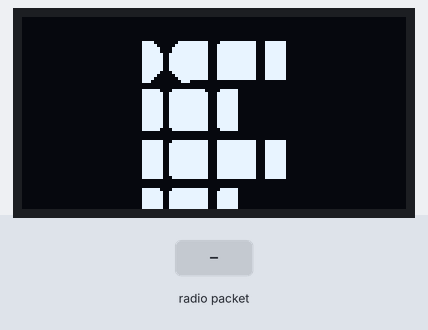
This sketch was run on a simulated ESP32. On the bench: 128×64 one-colour display. The inputs (shaded band) are chosen by the test bench. What the sketch prints to the serial monitor is not drawn.

Above: at 0.4 s.
At 3.5 s:
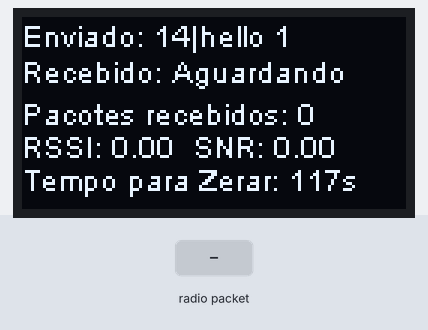
3.6 s: radio packet "1" arrives
At 5.3 s:
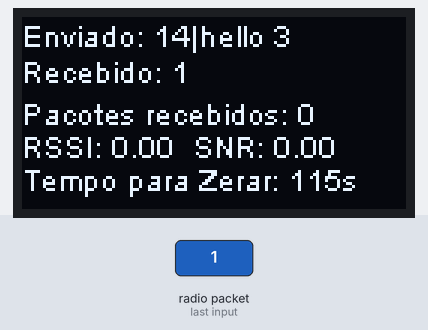
Timing chart, 0 to 6.8 s (numbered marks = the images above; inputs shaded):
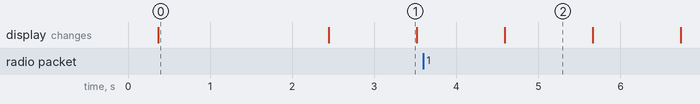

The sketch:

SenderLoRaOLED.ino
```cpp
//VERIFICAR SE AMBOS DISPOSITIVOS ESTÃO COM AS ANTENAS CONECTADAS ANTES DE TENTAR CONECTÁ-LOS

//INCLUDES
#include "heltec.h"
#include "images.h"

#define BAND 433E6 //Define a frequência de operação de seu dispositivo
#define MESSAGE "hello" //Conteúdo da mensagem enviada ao receptor
#define TEMPO 1000 //Intervalo de tempo entre cada envio de pacote
#define ZERARTEMPO 120000 //Intervalo de tempo para calcular as médias e zerar as contagens.
#define FESPALHAMENTO 11 //Valor que será mudado no receptor, caso envie a mensagem no MODO 1.
#define MODO 0 //0 = mensagem comum | 1 = mudança de fator de espalhamento
//Não esquecer de mudar o fator de espalhamento do Sender para ser a mesma do Receptor após mudar o fator do Receptor, caso contrário a conexão não irá ocorrer.


unsigned int counter = 0; //Contador de mensagens enviadas
unsigned int Rcounter = 0; //Contador de mensagens recebidas
unsigned long tempoAnterior; //variável para armazenar último período onde foi mandada a mensagem
unsigned long tempoZerar; //varíavel para armazenar último período onde foi calculado a média dos resultados
int enviou = 0;
String mensagemRecebida = "Aguardando";
String sentPacket = ""; //Variável onde é armazenado o último pacote enviado
int txPower = 14; //Ganho de potência na transmissão. Esse valor será utilizado pelo receptor também ao enviar a mensagem de volta
int spreadingFactor = 11; //Fator de espalhamento. Note que para haver comunicação, ambos dispositivos Sender e Receiver precisam estar operando com o mesmo fator.
double rssiSoma=0; //Variável para armazenar o valor RSSI do pacote recebido
double rssiAtual = 0; //Variável para armazenar o valor anterior do RSSI, de forma a captar apenas quando recebido
double snrSoma=0; //Variável para armazenar o valor SNR do pacote recebido
double snrAtual = 0;

void logoIFSC() //Ao iniciar o dispositivo, exibe o logo do Intituto Federal
{
  Heltec.display->clear();
  Heltec.display->drawXbm(0,5,128,68,IFSC);
  Heltec.display->display();
  delay(2000);
  Heltec.display->clear();
}

void imprimirOLED(String msg, String receivedPacket, double rssiF, double snrF, int envOuRec)
{
  Heltec.display->clear();
  if(enviou == envOuRec) {rssiF = 0; snrF = 0;}
  Heltec.display->drawString(0,0,"Enviado: "+ msg);
  Heltec.display->drawString(0,12,"Recebido: "+ receivedPacket); //0 é a posição no eixo X e 12 a posição no eixo Y.
  Heltec.display->drawString(0,26,"Pacotes recebidos: "+ (String)Rcounter);
  Heltec.display->drawString(0,37,"RSSI: " + (String)(rssiF) + "  SNR: " + (String)snrF);
  Heltec.display->drawString(0,48,"Tempo para Zerar: " + (String)((ZERARTEMPO - (millis()-tempoZerar))/1000) + "s");
  enviou = envOuRec; //Utiliza a variável enviou como um auxiliar para armazenar qual foi a ultima chamada da função
}

void enviarPacote(String mensagem)
{
  counter++; //Incrementa o contador de mensagens enviadas (após 2 minutos o contador é zerado).
  LoRa.beginPacket(); //Começa a sequencia para enviar algum pacote
  if(MODO)
  {
    sentPacket = FESPALHAMENTO; //O pacote enviado será apenas o fator de espalhamento que o Receptor irá usar como parâmetro.
  }else
  {
    sentPacket = (String)txPower + "|" + mensagem + " " + (String)counter; //O pacote enviado será a mensagem completa, por exemplo:   17|mensagem 25 .
  }
  LoRa.print(sentPacket); //Envia o pacote armazenado em sentPacket.
  LoRa.endPacket(); //Finaliza a sequencia de enviar pacote, continuando a esperar por outro pacote.
  //Lembrando que o dispositivo não consegue receber pacotes enquanto estiver enviando
  imprimirOLED(sentPacket, mensagemRecebida, rssiAtual,snrAtual,1); //Exibe na tela o pacote enviado
  //Serial.print("Pacote enviado: " + sentPacket);
}

void onReceive(int tamanho)
{
  String receivedPacket = ""; //Irá armazenar o pacote recebido do Receptor, toda vez que receber um pacote a variável irá iniciar vazia novamente.
  if(tamanho == 0) {return;} //Verifica se realmente recebeu um pacote.
  while(LoRa.available()) //Continuará fazendo até chegar ao final do pacote.
  {
    receivedPacket += (char)LoRa.read(); //Preenche a String receivedPacket com as letras da mensagem recebida.
  }
  mensagemRecebida = receivedPacket;
  if (receivedPacket != sentPacket) { //Verifica se a mensagem enviada por último é igual a recebida pelo receptor.
    Serial.println("\n### Mensagem diferente ###");
    return;
  }else Rcounter++; //Incrementa o contador de mensagens recebidas (após 2 minutos o contador é zerado).

  //Serial.println(" | Mensagem Recebida do receptor: " + receivedPacket);

  //Incremento dos resultados do pacote recebido (após 2 minutos são zerados)
  rssiAtual = LoRa.packetRssi();
  snrAtual = LoRa.packetSnr();
  rssiSoma = rssiSoma + rssiAtual;
  snrSoma = snrSoma + snrAtual;
  imprimirOLED(sentPacket, mensagemRecebida, rssiAtual, snrAtual,0); //Exibe na tela o pacote enviado e recebido com variaveis
}

void setup() {
  Heltec.begin(true, true, true, true, BAND); //Heltec.begin(Display, LoRa, Serial, Registrador PABOOST, Frequência);
  LoRa.setTxPower(txPower,RF_PACONFIG_PASELECT_PABOOST); //Define o ganho de potência em dBm definido no início do código.
  LoRa.setSpreadingFactor(spreadingFactor); //Define o fator de espalhamento com o valor definido no início do código (7 ~ 12)
  LoRa.setCodingRate4(5); //Define a taxa de código da comunicação, valores vão de 5 até 8
  Serial.begin(9600);
  Heltec.display->init(); //Inicia o display da placa.
  Heltec.display->flipScreenVertically();
  Heltec.display->setFont(ArialMT_Plain_10);
  logoIFSC(); //Exibe o logo do Institulo Federal, caso deseje pode ser alterado no arquivo images.h
  LoRa.receive(); //Coloca o dispositivo em recepção contínua, sempre aguardando um pacote, exceto enquanto estiver enviando.
  Serial.println();
}

void loop() {
  if((millis()-tempoAnterior) >= TEMPO) //Envia um pacote a cada valor configurado em TEMPO.
  {
    enviarPacote(MESSAGE);
    tempoAnterior = millis();
  }
  onReceive(LoRa.parsePacket()); //Caso o dispositivo receba um pacote, será executada esta função. LoRa.parsePacket() retorna o tamanho do pacote recebido.
  Heltec.display->display();
  if((millis()-tempoZerar) >= ZERARTEMPO) //A cada 2 minutos será feita a média dos resultados obtidos durante esse tempo.
  {
    if(Rcounter > counter) Rcounter = counter;
    double per = ((double)Rcounter/counter)*(double)100;
    Serial.println("Pacotes enviados: " + (String)counter + " | Pacotes recebidos:  " + (String)Rcounter);
    Serial.println("RSSI: " + (String)(rssiSoma/Rcounter) + " | SNR: " + (String)(snrSoma/Rcounter) + " | 1 - PER: " + (String)(100-per) + "%"); //RSSI e SNR divididos por Rcounter retornam o valor médio, ou seja, o valor por pacote recebido.
    //É imprimido 100-PER para melhor visualização de quantos % de pacotes não foram recebidos
    Serial.println("Ganho: " + (String)(txPower) + " | Fator de espalhamento: " + (String)spreadingFactor + "\n");
    Serial.println("----------------------------------------------------------------------------------------------");
    //Variáveis são zeradas para que nos próximos 2 minutos seja feito o somatório novamente.
    Rcounter = 0;
    counter = 0;
    mensagemRecebida = "Aguardando";
    rssiSoma = 0;
    snrSoma = 0;
    tempoZerar = millis();
  }
}
```

Source omitted: images.h (data table, 12212 bytes)

Measured:
- after the input at 3.6 s, the display: changes after 0.99 s (image 2)
- what the display in image 0 shows lasts 2.0 s, from 0.4 s to 2.4 s
- what the display in image 1 shows lasts 1.1 s, from 2.4 s to 3.5 s
